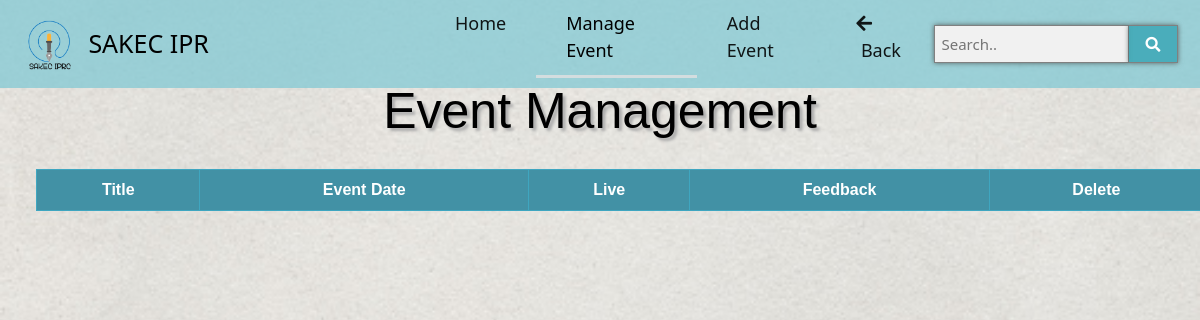
Before: /events/event_management.php with the older database file.
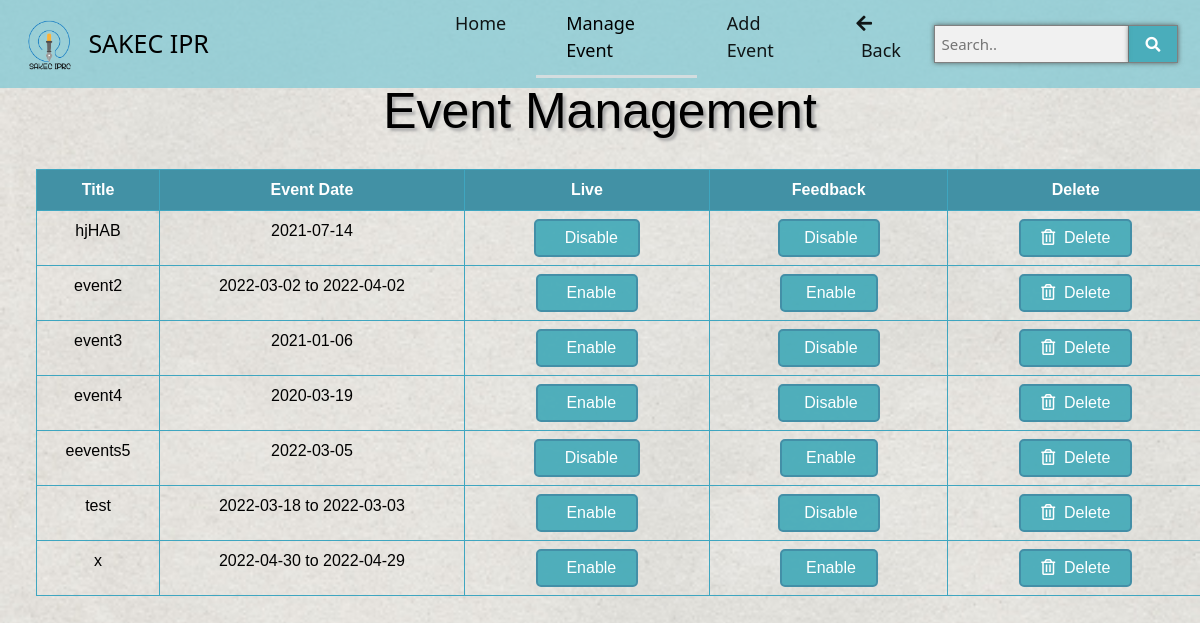
After: the same page with the newer database file.
### tables this page shows
CREATE TABLE `ipr_events` (
  `id` bigint(20) UNSIGNED NOT NULL,
  `title` varchar(100) NOT NULL,
  `description` text NOT NULL,
  `from_date` date NOT NULL,
  `to_date` date NOT NULL,
  `from_time` time NOT NULL,
  `to_time` time NOT NULL,
  `venue` varchar(50) NOT NULL,
  `banner` mediumblob NOT NULL,
  `reg_link` varchar(100) NOT NULL,
  `permission_letter` mediumblob NOT NULL,
  `report` mediumblob NOT NULL,
  `status` tinyint(1) NOT NULL,
  `feedback` tinyint(4) NOT NULL DEFAULT 0
);

### events/event_management.php (the view, shortened to what this page needs)
<!DOCTYPE html>
<html lang="en">
<head>
  <link href="https://cdnjs.cloudflare.com/ajax/libs/font-awesome/5.15.1/css/all.min.css" rel="stylesheet" />
  <link rel="stylesheet" href="https://cdnjs.cloudflare.com/ajax/libs/bootstrap/5.0.1/css/bootstrap.min.css" />
  <link rel="stylesheet" href="../css/event_management.css">
</head>
<body>
  <?php
  require_once '../requirements.php';
  ?>
  <nav class="navbar fixed-top navbar-expand-lg navbar-light bg-dark">
    <div class="container-fluid">
      <div class="logo">
        <img src="../images/IPR logo.png">
      </div>&nbsp;
      &nbsp;<a class="navbar-brand" href="#">SAKEC IPR</a>
      <div class="collapse navbar-collapse justify-content-end" id="navbarSupportedContent">
        <ul class="navbar-nav me-auto mb-2 mb-lg-0">
          <li class="nav-item">
            <a class="nav-link" aria-current="page" href="index.php">Home</a>
          </li>
          <li class="nav-item">
            <a class="nav-link active" aria-current="page" href="#">Manage Event</a>
          </li>
          <li class="nav-item ">
            <a class="nav-link" href="addevent.html">
              Add Event
            </a>
          </li>
          <li class="nav-item ">
            <a class="nav-link " href="index.php"><i class="fas fa-arrow-left"></i>&nbsp;Back</a>
          </li>
        </ul>
        <form class="example" action="action_page.php">
          <input type="text" placeholder="Search.." name="search">
          <button type="submit"><i class="fa fa-search"></i></button>
        </form>
      </div>
    </div>
  </nav>
  <div class="text-center content">
    <h2>Event Management</h2>
    <div class="row">
      <div class="main-buttons">
        <div class="table">
          <table class="table table-bordered">
            <thead>
              <tr>
                <th scope="col">Title</th>
                <th scope="col">Event Date</th>
                <th scope="col">Live</th>
                <th scope="col">Feedback</th>
                <th scope="col">Delete</th>
              </tr>
            </thead>
            <?php
            $sql = "SELECT * FROM `ipr_events` order by `from_date` and `from_time`";
            $result = mysqli_query($conn, $sql);
            while ($row = mysqli_fetch_assoc($result)) {
            ?>
              <tbody>
                <tr>
                  <td> <a href="admin_eventdetails.php?id=<?php echo $row["id"]; ?>"> <?php echo $row["title"]; ?> </a></td>
                  <td><?php echo (strtotime($row["from_date"]) == strtotime($row["to_date"])) ? ($row["from_date"]) : ($row["from_date"]) . " to " . ($row["to_date"]); ?> </td>
                  <td>
                    <button type="button" value="<?php echo $row["status"]  ?>" id="<?php echo $row["id"]; ?>" class="btn btn-success live"><i class="fa-solid fa-signal-stream"></i>&nbsp; <?php echo (($row["status"]) ? "Disable" : "Enable");  ?></button>
                  </td>
                  <td>
                    <button type="button" name="<?php echo $row["id"]; ?>" value="<?php echo $row["feedback"]; ?>" id="feedback<?php echo $row["id"]; ?>" class="btn btn-success feedback <?php echo "feedback".$row["id"]; ?>"><i class="fa-solid fa-signal-stream"></i>&nbsp;<?php echo (($row["feedback"]) ? "Disable" : "Enable");  ?></button>
                  </td>
                  <td>
                    <button type="submit" name="" class="btn btn-danger"><i class="far fa-trash-alt"></i>&nbsp; Delete</button>
                  </td>
                </tr>
              </tbody>
            <?php
            }
            ?>
          </table>
        </div>
      </div>
</body>
</html>

### css/event_management.css (style rules this page uses)
body { margin: 0; background-image: url(../images/bg1.jpg); height: 100vh; background-attachment: fixed; background-position: center; background-repeat: no-repeat; background-size: cover; position: relative; width: auto; font-family: "Sofia", sans-serif; }
.table td a { text-decoration: none; color: black; }
.bg-dark { padding: 10px 10px; transition: 500ms ease; font-family: system-ui; background-color: rgba(130, 201, 211, 0.753) !important; }
.navbar-light .navbar-brand { color: rgb(0, 0, 0); font-size: 25px; }
.navbar-light .navbar-nav .nav-link, .navbar-light .navbar-nav .nav-link.show, .navbar-light .navbar-nav .show>.nav-link { color: rgba(0, 0, 0, 0.9); padding: 0px 30px; font-size: 18px; }
.navbar-light .navbar-nav .nav-link.active { border-bottom: solid 3px #d3dddf; color: rgb(0, 0, 0); }
.navbar-light .navbar-nav .nav-link:after { display:block; padding-bottom: 8px; content: ''; border-bottom: solid 3px #d3dddf; transform: scaleX(0); transition: transform 250ms ease-in-out; }
.navbar-collapse { margin-left: 200px; }
form.example input[type=text] { padding: 7px; font-size: 15px; border: 1px solid grey; box-shadow: 0 0 5px rgb(87, 100, 99); float: left; width: 80%; background: #f1f1f1; }
form.example button { float: left; width: 20%; padding: 7px; background: rgba(68, 170, 184, 0.925); box-shadow: 0 0 5px rgb(87, 100, 99); color: white; font-size: 15px; border: 1px solid grey; border-left: none; cursor: pointer; }
form.example::after { content: ""; clear: both; display: table; }
div.content { padding: 1px 16px; }
.content h2 { font-size: 50px; text-shadow: 3px 3px 3px #ababab; margin-top: 80px; color: rgb(0, 0, 0); }
.btn { margin: 0px 20px; background-color: rgba(68, 170, 184, 0.925); border-radius: 5px; border: 2px solid rgb(67, 143, 167); padding:5px 20px; color: rgb(255, 255, 255); text-decoration: none; bottom: 2px ; }
.main-buttons { margin: 20px; }
.table>thead { vertical-align: bottom; background: #4291a5; color: white; text-align: center; }
.table { border: #3fa6c0; color: rgb(0, 0, 0); }
.logo img { position: relative; left: auto; width:auto; height: 55px; }

Changed rows visible on the page:
added ipr_events: title "hjHAB", from_date "2021-07-14", $row["status"] 1 (drawn), status "Disable", $row["id"] 1 (drawn), feedback "Disable"
added ipr_events: title "event2", from_date "2022-03-02", to_date "2022-04-02", $row["status"] 0 (drawn), status "Enable", $row["feedback"] 0 (drawn), feedback "Enable"
added ipr_events: title "event3", from_date "2021-01-06", $row["status"] 0 (drawn), status "Enable", $row["feedback"] 1 (drawn), feedback "Disable"
added ipr_events: title "event4", from_date "2020-03-19", $row["status"] 0 (drawn), status "Enable", $row["feedback"] 1 (drawn), feedback "Disable"
added ipr_events: title "eevents5", from_date "2022-03-05", $row["status"] 1 (drawn), status "Disable", $row["feedback"] 0 (drawn), feedback "Enable"
added ipr_events: title "test", from_date "2022-03-18", to_date "2022-03-03", $row["status"] 0 (drawn), status "Enable", $row["feedback"] 1 (drawn), feedback "Disable"
added ipr_events: title "x", from_date "2022-04-30", to_date "2022-04-29", $row["status"] 0 (drawn), status "Enable", $row["feedback"] 0 (drawn), feedback "Enable"
